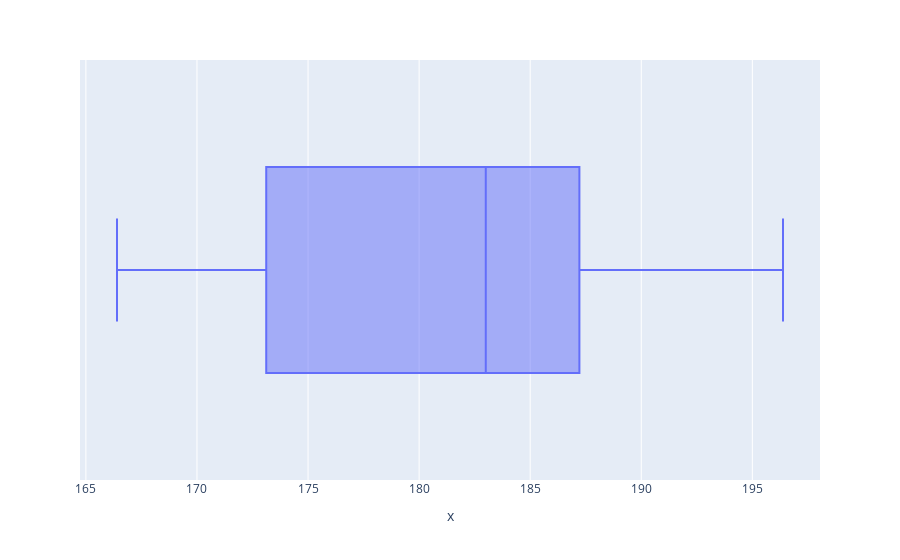

The code cell stored with this chart in its notebook:
### Code cell
px.box(x=apple_box['Highest_Value'])

### Figure 1 — Plotly figure (JSON) as saved in the notebook; plotly's stock layout.template omitted (floating-point values rounded to 4 significant figures)
{"data": [{"alignmentgroup": "True", "hovertemplate": "x=%{x}<extra></extra>", "legendgroup": "", "marker": {"color": "#636efa"}, "name": "", "notched": false, "offsetgroup": "", "orientation": "h", "showlegend": false, "type": "box", "x": [190.8, 191.1, 190.7, 188.3, 187.1, 185.1, 184.7, 183.1, 184.9, 184.2, 187, 173.4, 172.7, 175.0, 176.0, 171.3, 170.6, 169.3, 167.1, 167.3, 166.4, 168.6, 170.7, 173.8, 176.6, 178.4, 175.5, 169.1, 170.1, 169.2, 170.4, 171.9, 170.7, 169.3, 171.2, 172.2, 173.6, 171.4, 171.9, 173.1, 177.5, 178.7, 176.6, 177.7, 172.6, 174.3, 173.2, 174.0, 174.4, 173.7, 170.7, 171.2, 172.0, 176.9, 180.5, 182.6, 183.1, 183.9, 182.8, 185.0, 185.0, 182.9, 182.4, 184.8, 184.5, 185.5, 186.2, 188.7, 190.0, 189.5, 191.1, 189.3, 189.2, 187.3, 186.9, 187.1, 191.8, 192.2, 194.8, 196.3, 196.4, 195.8, 195.3, 191.9, 189.1, 182.9, 184.3, 186.7, 187.1, 186.4, 185.2, 185.6, 182.8, 183.1, 185.9, 188.4, 194.4, 194.7, 193.5, 193.9], "x0": " ", "xaxis": "x", "y0": " ", "yaxis": "y"}], "layout": {"boxmode": "group", "legend": {"tracegroupgap": 0}, "margin": {"t": 60}, "xaxis": {"anchor": "y", "domain": [0, 1], "title": {"text": "x"}}, "yaxis": {"anchor": "x", "domain": [0, 1]}}}
